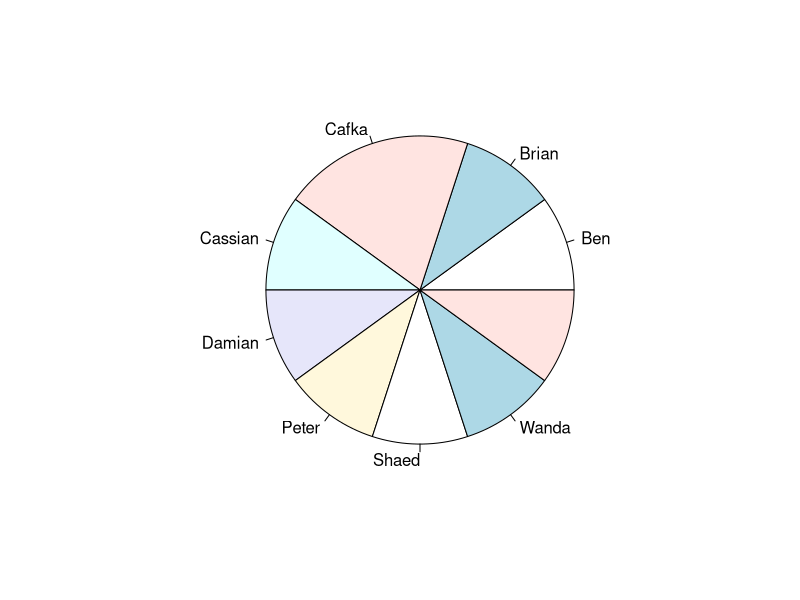
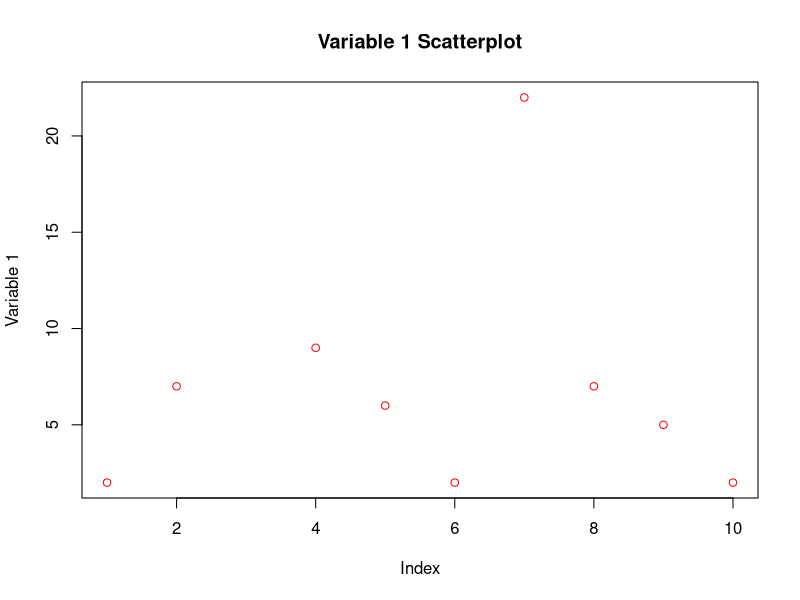
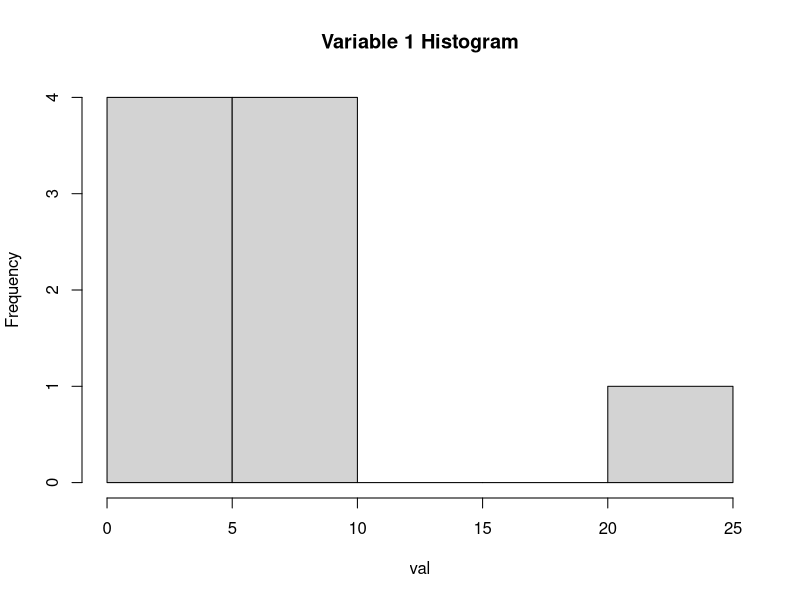
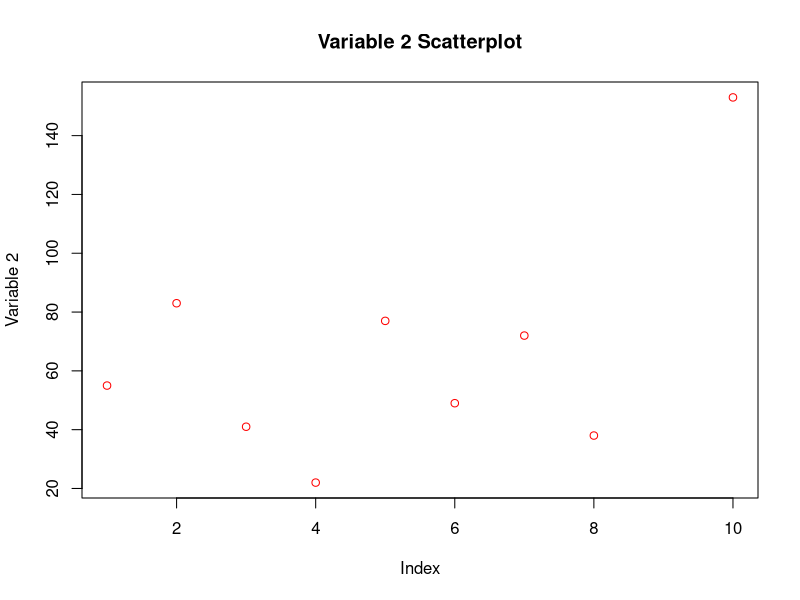
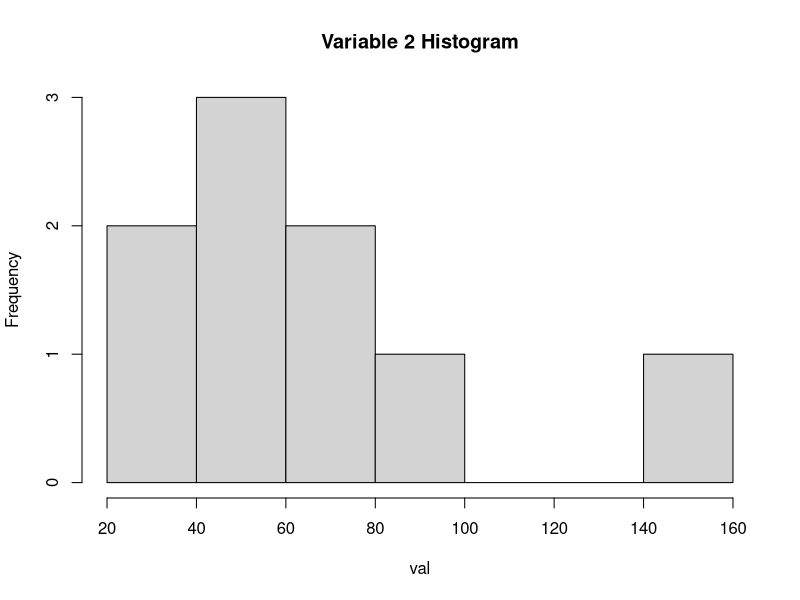
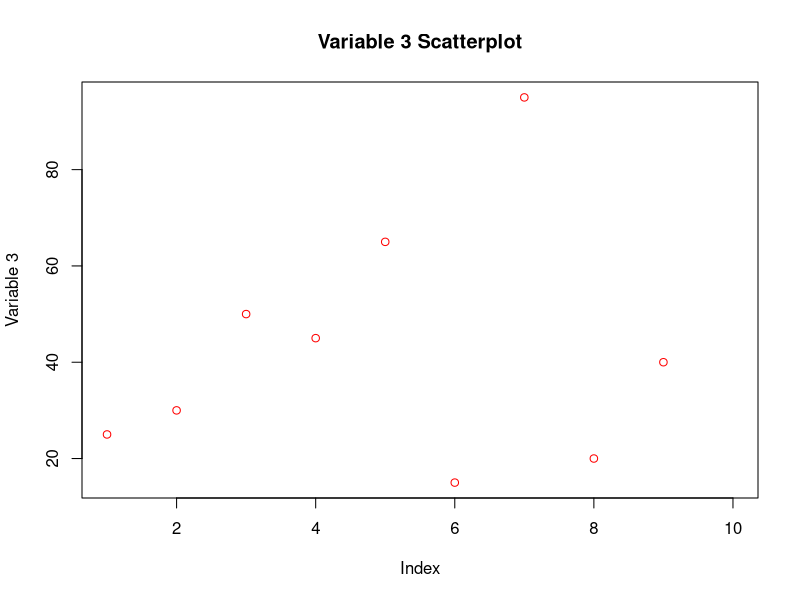
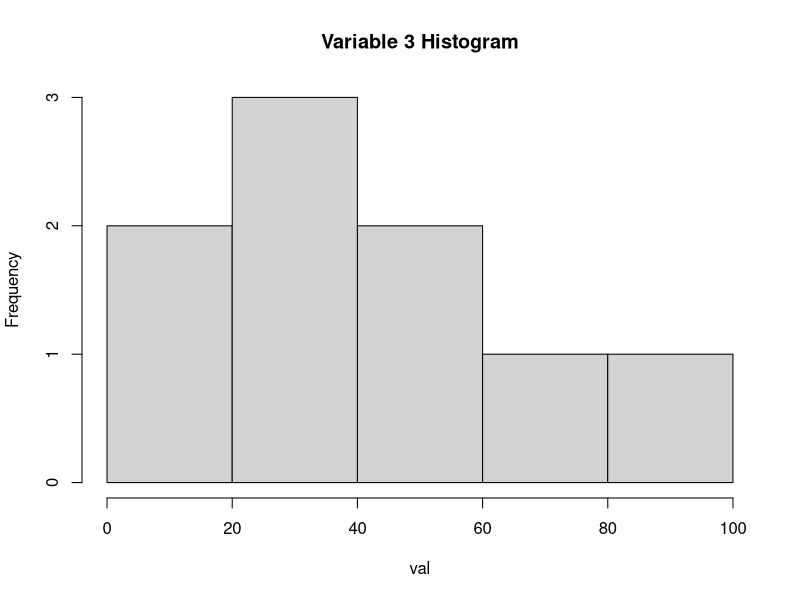

Source code (R) for these figures, in order:
#Question 2
library(plyr)
#Test Data Frame
x = data.frame(v=c('Ben','Shaed','Peter','Brian',NA,'Damian','Cassian','Cafka','Wanda','Cafka'),
               k=c(2,7,NA,9,6,2,22,7,5,2), y=c(55,83,41,22,77,49,72,38,NA,153 ), 
               z=c(25,30,50,45,65,15,95,20,40,NA))
x

#Get Mode Function
getmode <- function(v) {
  uniqv <- unique(v)
  uniqv[which.max(tabulate(match(v, uniqv)))]
}

my_funct <- function(a, res){
  
  #2.1 Quantitative or Qualitative variable
  cat('\n --------  2.1 QUNATITATIVE OR QUALITATIVE VARIABLES   -------- \n \n')
  for (val in a){
    if(is.numeric(val)){
      print(paste(val[1],' - is Quantitative'))
    }
    else{
      print(paste(val[1],' - is Qualitative'))
    }
  }
  
  #2.2 Mean, Median, Mode
  cat('\n --------  2.2 MEAN, MEDIAN, MODE   -------- \n \n')
  n = 0
  for (val in a){
    if(is.numeric(val)){
      print(paste('-------------','Variable',n,'-------------'))
      print(paste('Mean:',mean(val, na.rm = TRUE)))
      print(paste('Median:',median(val, na.rm = TRUE)))
      print(paste('Mode:',getmode(val)))
    }
  n = n + 1
  }
  
  #2.3 Handling Missing Values
  cat('\n --------  2.3 MISSING VALUES   -------- \n \n')
  n = 0
  for (val in a){
    print(paste('-------------','Variable',n,'-------------'))
    for (rec in 1:length(val)){
      if(is.na(val[rec])){
        if(is.numeric(val)){
          val[rec] = mean(val, na.rm = TRUE)
        }
        else{
          val[rec] = getmode(val)
        }
      }
    }
    n = n + 1
    print(val)
  }
  
  #2.4 Univariate Outliers
  cat('\n --------  2.4 OUTLIERS   -------- \n \n')
  n = 0
  for (val in a){
    if(is.numeric(val)){
      print(paste('-------------','Variable',n,'-------------'))
      print(val)
      print(paste('Outliers: ',boxplot.stats(val)$out))
    }
    n = n + 1
  }
  
  #2.5 Visualization
  n = 0
  cat('\n --------  2.5 VISUALIZATION   -------- \n \n')
  for (val in a){
    if(is.numeric(val)){
      print(paste('-------------','Variable',n,'-------------'))
      plot(val, main=paste('Variable',n,'Scatterplot'),
           xlab="Index", ylab=paste('Variable',n), col = "red",)
      hist(val, main=paste('Variable',n,'Histogram'),)
    }
    else{
      print(paste('-------------','Variable',n,'-------------'))
      
      pc <- data.frame(x = c(val))
      c = ddply(pc,.(x),nrow)
      print(c[1])
      print(c[2])
      labels <- c(c$x)
      pie(c$V1, labels)
    }
    n = n + 1
  }
}

my_funct(x, x[1])